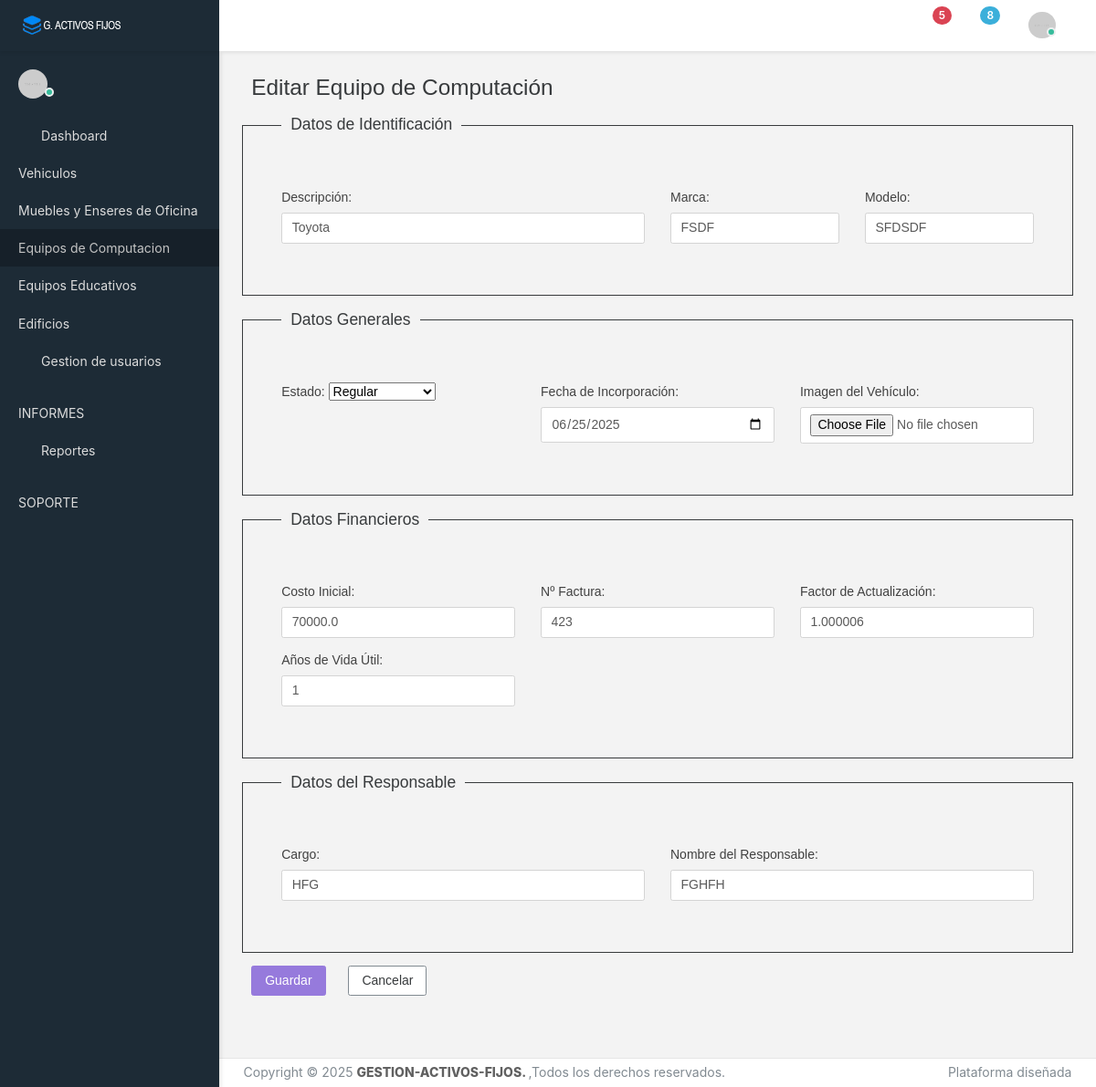
The page /computadoras/edit/1 on the database its author committed.
### models/equipos_computacion_model.py (models this page shows, shortened)
class Computadora(db.Model):
    __tablename__ = 'computadoras'
    id = db.Column(db.Integer, primary_key=True)
    descripcion = db.Column(db.String(100), nullable=False)
    marca = db.Column(db.String(50), nullable=False)
    modelo = db.Column(db.String(50), nullable=False)
    estado = db.Column(db.String(30), nullable=False)
    costo_inicial = db.Column(db.Float, nullable=False)
    fecha_incorporacion = db.Column(db.Date, nullable=False)
    factura = db.Column(db.Integer, nullable=False)
    años_vida_util = db.Column(db.Integer, nullable=False)
    factor_de_actualizacion = db.Column(db.Float, nullable=False)
    imagen = db.Column(db.String(255))
    cargo = db.Column(db.String(100))
    responsable = db.Column(db.String(100))
    user_id = db.Column(db.Integer, db.ForeignKey('users.id'), nullable=False)
    @classmethod
    def get_by_id(cls, id_computadora):
        return cls.query.filter_by(id=id_computadora).first()

### controllers/equipos_computacion_controller.py (the view, shortened to what this page needs)
@computadora_bp.route('/edit/<int:id>', methods=['GET', 'POST'])
def edit(id):
    computadora = Computadora.get_by_id(id)
    return equipos_computacion_view.edit(computadora)

### app.py (called while the page is built)
@app.context_processor
def utility_functions():
    def is_active(path):
        return 'active' if request.path.startswith(path) else ''
    return dict(is_active=is_active)

### views/equipos_computacion_view.py (called while the page is built)
def edit(computadora):
    return render_template('equipos_computacion/edit.html', computadora=computadora)

### templates/equipos_computacion/edit.html (shortened to what this page needs)
{% extends 'base.html' %}
{% block content %}
<link href="{{ url_for('static', filename='css/style3.css') }}" rel="stylesheet">
<div class="content">
    <div class="content-wrapper">
        <h2 class="mb-4">Editar Equipo de Computación</h2>
        <form method="post" enctype="multipart/form-data">
            <fieldset class="border p-3 mb-4">
                <legend>Datos de Identificación</legend>
                <div class="row">
                    <div class="col-md-6">
                        <label for="descripcion" class="form-label">Descripción:</label>
                        <input type="text" class="form-control" id="descripcion" name="descripcion" required
                            value="{{ computadora.descripcion }}">
                    </div>
                    <div class="col-md-3">
                        <label for="marca" class="form-label">Marca:</label>
                        <input type="text" class="form-control" id="marca" name="marca" required
                            value="{{ computadora.marca }}">
                    </div>
                    <div class="col-md-3">
                        <label for="modelo" class="form-label">Modelo:</label>
                        <input type="text" class="form-control" id="modelo" name="modelo" required
                            value="{{ computadora.modelo }}">
                    </div>
                </div>
            </fieldset>
            <fieldset class="border p-3 mb-4">
                <legend>Datos Generales</legend>
                <div class="row">
                    <div class="col-md-4">
                        <label for="estado" class="form-label">Estado:</label>
                        <select class="form-select" id="estado" name="estado" required>
                            <option value="Regular" {% if computadora.estado=='Regular' %}selected{% endif %}>Regular
                            </option>
                        </select>
                    </div>
                    <div class="col-md-4">
                        <label for="fecha_incorporacion" class="form-label">Fecha de Incorporación:</label>
                        <input type="date" class="form-control" id="fecha_incorporacion" name="fecha_incorporacion"
                            required
                            value="{{ computadora.fecha_incorporacion.strftime('%Y-%m-%d') if computadora.fecha_incorporacion }}">
                    </div>
                    <div class="col-md-4">
                        <label for="imagen" class="form-label">Imagen del Vehículo:</label>
                        <input type="file" class="form-control" id="imagen" name="imagen" accept="image/*">
                    </div>
                </div>
            </fieldset>
            <fieldset class="border p-3 mb-4">
                <legend>Datos Financieros</legend>
                <div class="row">
                    <div class="col-md-4">
                        <label for="costo_inicial" class="form-label">Costo Inicial:</label>
                        <input type="number" step="0.01" class="form-control" id="costo_inicial" min="0"
                            name="costo_inicial" required value="{{ computadora.costo_inicial }}">
                    </div>
                    <div class="col-md-4">
                        <label for="factura" class="form-label">Nº Factura:</label>
                        <input type="number" step="0.01" class="form-control" id="factura" min="0" name="factura"
                            required value="{{ computadora.factura }}">
                    </div>
                    <div class="col-md-4">
                        <label for="factor_de_actualizacion" class="form-label">Factor de Actualización:</label>
                        <input type="number" step="0.00000001" class="form-control" id="factor_de_actualizacion" min="0"
                            name="factor_de_actualizacion" required value="{{ computadora.factor_de_actualizacion }}">
                    </div>
                    <div class="col-md-4">
                        <label for="años_vida_util" class="form-label">Años de Vida Útil:</label>
                        <input type="number" class="form-control" id="años_vida_util" name="años_vida_util" min="1"
                            required value="{{ computadora.años_vida_util }}">
                    </div>
                </div>
            </fieldset>
            <fieldset class="border p-3 mb-4">
                <legend>Datos del Responsable</legend>
                <div class="row">
                    <div class="col-md-6">
                        <label for="cargo" class="form-label">Cargo:</label>
                        <input type="text" class="form-control" id="cargo" name="cargo" value="{{ computadora.cargo }}">
                    </div>
                    <div class="col-md-6">
                        <label for="responsable" class="form-label">Nombre del Responsable:</label>
                        <input type="text" class="form-control" id="responsable" name="responsable"
                            value="{{ computadora.responsable }}">
                    </div>
                </div>
            </fieldset>
            <div class="d-flex justify-content mb-4" >
                <button type="submit" class="btn btn-primary mr-2">Guardar</button>
                <a href="{{ url_for('computadora.index') }}" class="btn btn-secondary">Cancelar</a>
            </div>
            <br>
            <br>
            <br>
        </form>
    </div>
</div>
{% endblock %}

### static/app-assets/css/app.css (style rules this page uses)
@media (max-width: 1366px) { html { font-size: 14px; } }
html { height: 100%; }
html body { height: 100%; background-color: #F3F3F3; direction: ltr; }
html body.fixed-navbar { padding-top: 4rem; }
html body .content { padding: 0; transition: 300ms ease all; backface-visibility: hidden; }
html body .content .content-wrapper { padding: 1.8rem; }
.border { border: 1px solid; }
@media screen and (min-width: 0px) { body:after { content: "xs - min-width: 0px"; } }
@media screen and (min-width: 544px) { body:after { content: "sm - min-width: 544px"; } }
@media screen and (min-width: 768px) { body:after { content: "md - min-width: 768px"; } }
@media screen and (min-width: 992px) { body:after { content: "lg - min-width: 992px"; } }
@media screen and (min-width: 1200px) { body:after { content: "xl - min-width: 1200px"; } }
body:after { display: none; }
input[type="date"].form-control, input[type="time"].form-control, input[type="datetime-local"].form-control, input[type="month"].form-control { line-height: 1.45; }

### static/app-assets/css/core/menu/menu-types/vertical-menu.css (style rules this page uses)
body.vertical-layout.vertical-menu.menu-expanded .content, body.vertical-layout.vertical-menu.menu-expanded .footer { margin-left: 240px; }
@media (min-width: 992px) { body.vertical-layout.vertical-menu .content, body.vertical-layout.vertical-menu .footer { margin-left: 240px; } }

### static/css/style3.css (style rules this page uses)
fieldset { border-width: 2px; font-family: Arial, sans-serif; }
legend { font-size: 1.25rem; padding: 0 10px; margin-bottom: 1rem; width: auto; font-family: Arial, sans-serif; }
.form-label { margin-bottom: 0.5rem; font-family: Arial, sans-serif; }
.row>[class*='col-'] { margin-bottom: 1rem; font-family: Arial, sans-serif; }
.mb-4 { font-family: Arial, sans-serif; padding: 0 10px; margin-bottom: 1rem; width: auto; }
.content { margin-left: 34px; }

### rows shown on the page
Computadora: descripcion "Toyota", marca "FSDF", modelo "SFDSDF", estado "Regular", fecha_incorporacion "06/25/2025", costo_inicial "70000.0", factura "423", factor_de_actualizacion "1.000006", años_vida_util "1", cargo "HFG", responsable "FGHFH"
